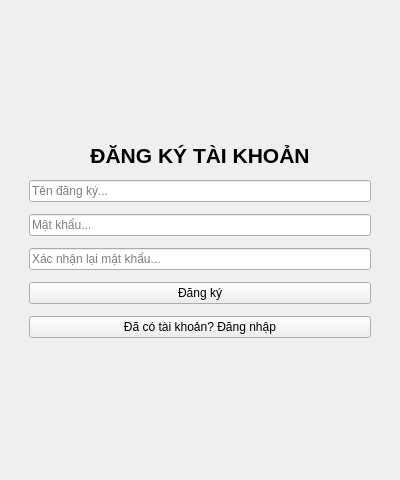
<?xml version="1.0" encoding="UTF-8"?>
<ui version="4.0">
 <class>AuthWindow</class>
 <widget class="QMainWindow" name="AuthWindow">
  <property name="geometry">
   <rect>
    <x>0</x>
    <y>0</y>
    <width>400</width>
    <height>480</height>
   </rect>
  </property>
  <property name="windowTitle">
   <string>Authentication</string>
  </property>
  <widget class="QWidget" name="centralwidget">
   <layout class="QVBoxLayout" name="mainLayout">
    <property name="leftMargin">
     <number>20</number>
    </property>
    <property name="topMargin">
     <number>20</number>
    </property>
    <property name="rightMargin">
     <number>20</number>
    </property>
    <property name="bottomMargin">
     <number>20</number>
    </property>
    <item>
     <widget class="QStackedWidget" name="stackedWidget">
      <property name="currentIndex">
       <number>1</number>
      </property>
      <widget class="QWidget" name="page_login">
       <layout class="QVBoxLayout" name="layout_login">
        <property name="spacing">
         <number>12</number>
        </property>
        <item>
         <spacer name="spacer_top_lg">
          <property name="orientation">
           <enum>Qt::Vertical</enum>
          </property>
          <property name="sizeHint" stdset="0">
           <size>
            <width>20</width>
            <height>20</height>
           </size>
          </property>
         </spacer>
        </item>
        <item>
         <widget class="QLabel" name="lbl_title_lg">
          <property name="font">
           <font>
            <pointsize>16</pointsize>
            <weight>75</weight>
            <bold>true</bold>
           </font>
          </property>
          <property name="text">
           <string>ĐĂNG NHẬP</string>
          </property>
          <property name="alignment">
           <set>Qt::AlignCenter</set>
          </property>
         </widget>
        </item>
        <item>
         <widget class="QLineEdit" name="lg_username">
          <property name="placeholderText">
           <string>Tên đăng nhập...</string>
          </property>
         </widget>
        </item>
        <item>
         <widget class="QLineEdit" name="lg_password">
          <property name="echoMode">
           <enum>QLineEdit::Password</enum>
          </property>
          <property name="placeholderText">
           <string>Mật khẩu...</string>
          </property>
         </widget>
        </item>
        <item>
         <widget class="QPushButton" name="lg_login">
          <property name="text">
           <string>Đăng nhập</string>
          </property>
         </widget>
        </item>
        <item>
         <widget class="QPushButton" name="lg_gotoreg">
          <property name="text">
           <string>Chưa có tài khoản? Đăng ký ngay</string>
          </property>
         </widget>
        </item>
        <item>
         <spacer name="spacer_bottom_lg">
          <property name="orientation">
           <enum>Qt::Vertical</enum>
          </property>
          <property name="sizeHint" stdset="0">
           <size>
            <width>20</width>
            <height>20</height>
           </size>
          </property>
         </spacer>
        </item>
       </layout>
      </widget>
      <widget class="QWidget" name="page_register">
       <layout class="QVBoxLayout" name="layout_register">
        <property name="spacing">
         <number>12</number>
        </property>
        <item>
         <spacer name="spacer_top_rg">
          <property name="orientation">
           <enum>Qt::Vertical</enum>
          </property>
          <property name="sizeHint" stdset="0">
           <size>
            <width>20</width>
            <height>20</height>
           </size>
          </property>
         </spacer>
        </item>
        <item>
         <widget class="QLabel" name="lbl_title_rg">
          <property name="font">
           <font>
            <pointsize>16</pointsize>
            <weight>75</weight>
            <bold>true</bold>
           </font>
          </property>
          <property name="text">
           <string>ĐĂNG KÝ TÀI KHOẢN</string>
          </property>
          <property name="alignment">
           <set>Qt::AlignCenter</set>
          </property>
         </widget>
        </item>
        <item>
         <widget class="QLineEdit" name="rg_username">
          <property name="placeholderText">
           <string>Tên đăng ký...</string>
          </property>
         </widget>
        </item>
        <item>
         <widget class="QLineEdit" name="rg_password">
          <property name="echoMode">
           <enum>QLineEdit::Password</enum>
          </property>
          <property name="placeholderText">
           <string>Mật khẩu...</string>
          </property>
         </widget>
        </item>
        <item>
         <widget class="QLineEdit" name="rg_confirm">
          <property name="echoMode">
           <enum>QLineEdit::Password</enum>
          </property>
          <property name="placeholderText">
           <string>Xác nhận lại mật khẩu...</string>
          </property>
         </widget>
        </item>
        <item>
         <widget class="QPushButton" name="rg_register">
          <property name="text">
           <string>Đăng ký</string>
          </property>
         </widget>
        </item>
        <item>
         <widget class="QPushButton" name="rg_gotolog">
          <property name="text">
           <string>Đã có tài khoản? Đăng nhập</string>
          </property>
         </widget>
        </item>
        <item>
         <spacer name="spacer_bottom_rg">
          <property name="orientation">
           <enum>Qt::Vertical</enum>
          </property>
          <property name="sizeHint" stdset="0">
           <size>
            <width>20</width>
            <height>20</height>
           </size>
          </property>
         </spacer>
        </item>
       </layout>
      </widget>
     </widget>
    </item>
   </layout>
  </widget>
 </widget>
 <resources/>
 <connections/>
</ui>
